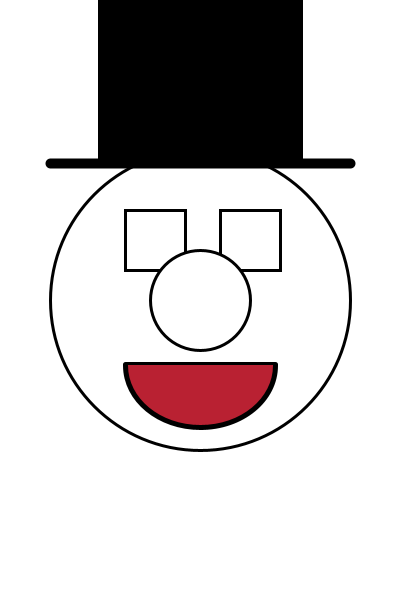
Frame 1 (no input)
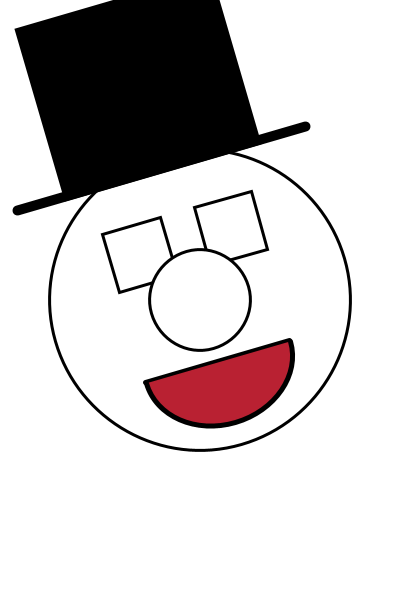
Frame 60 (the mouse pressed at the canvas centre just before this capture)
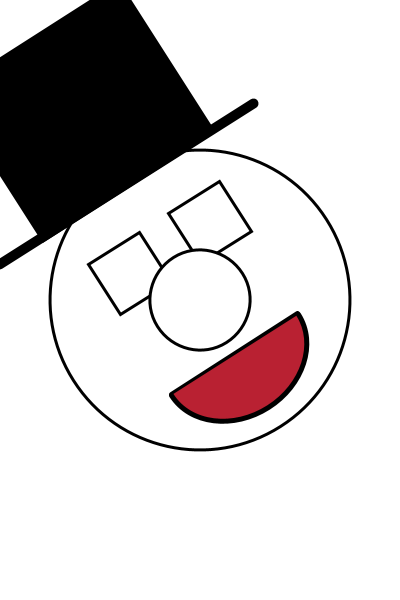
Frame 120 (the mouse held since frame 60 and released just before this capture)

The Processing sketch that drew these frames (run headless with seeded random() and noise(); from frame 60 on, the mouse is pressed at the canvas centre):

// Processing sketch: Uge_35_Opgave
// ── Uge_35_Opgave.pde
void setup()
{
  size(400,600);


}

void draw()
{

;

//face

  background(255);

translate(200,300);

pushMatrix();
rotate(frameCount/10);

//face
strokeWeight(3);
circle(0,0,300);
rect(-75,-90,60,60);
rect(20,-90,60,60);
fill(255);
circle(0,0,100);

noFill();

//Mund
strokeWeight(5);
line(-75,64,75,64);
fill(185,33,50);
arc(0,65,150,125,0,PI);

//Hat
fill(0);
rect(-100,-310,200,175);
strokeWeight(10);
line(-150,-137,150,-137);
noFill();

//rotate


popMatrix();

}
//not smooth, otherwise, isgood
